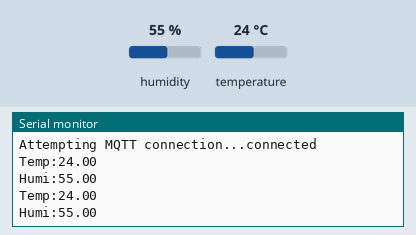
Recording of a sketch running on a simulated ESP8266 (NodeMCU). Shown: the last lines printed to the serial monitor. The inputs (shaded band) are chosen by the test bench; at power-on: humidity 55 %, temperature 24 °C. WiFi joins after 1.5 s; servers stay silent unless stated; no MQTT or app messages arrive unless stated.

Above: at 3.7 s.
3.8 s: humidity set to 22 %
At 6.2 s:
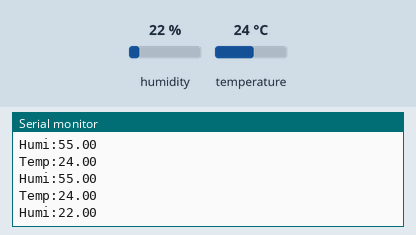
6.4 s: temperature set to 12 °C
At 8.7 s:
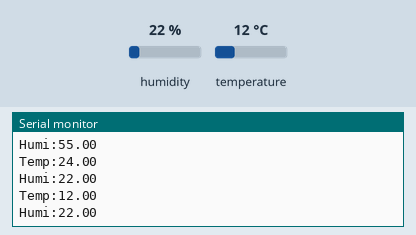
9.0 s: humidity set to 40 %
At 10.2 s:
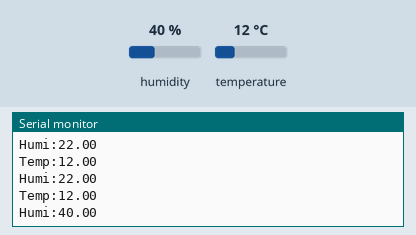
Timing chart, 0 to 12.0 s (numbered marks = the images above; inputs shaded):
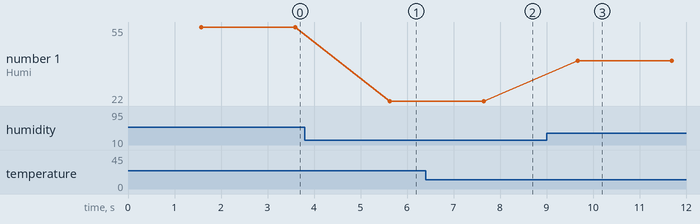

The sketch:

mqtt_esp.ino
```cpp
#include <ESP8266WiFi.h>
#include <PubSubClient.h>
#include "DHT.h"

#define DHTTYPE DHT11   // DHT 11

// DHT Sensor
uint8_t DHTPin = D1;

// Initialize DHT sensor.
DHT dht(DHTPin, DHTTYPE);

String Temperature;
String Humidity;

const char* ssid = "i40tk";
const char* password = "PbKbTtKa5";

const char* mqtt_Server = "mciotextension.eu1.mindsphere.io";
const int mqtt_Port = 1883;
const char* mqtt_user = "bmedev/mindconnectuser";
const char* mqtt_password = "Kiskacsa0";

WiFiClient espClient;
PubSubClient client(espClient);

/*void callback(char* topic, byte* payload, unsigned int length) {

  Serial.print("Message arrived in topic: ");
  Serial.println(topic);

  Serial.print("Message:");
  for (int i = 0; i < length; i++) {
    Serial.print((char)payload[i]);
  }

  Serial.println();
  Serial.println("-----------------------");

}*/
void sendMessage(){
  Temperature = String(dht.readTemperature()); // Gets the values of the temperature
  Humidity = String(dht.readHumidity()); // Gets the values of the humidity
  String temp="200,measurement,Temperature,"+Temperature+"\n"+"200,measurement,Humidity,"+Humidity;
  char payload[temp.length()+1];
  temp.toCharArray(payload,temp.length()+1);
  Serial.println("Temp:"+Temperature);
  Serial.println("Humi:"+Humidity);
  client.publish("s/us", payload);
  delay(1000);
}

void reconnect() {
  // Loop until reconnected
  while (!client.connected()) {
    Serial.print("Attempting MQTT connection...");
    String clientId = "2e04f278-8e04-48a5-821e-69f26448af38";
    // Attempt to connect
    if (client.connect(clientId.c_str(), mqtt_user, mqtt_password)) {
    Serial.println("connected");
    client.subscribe("s/us");
    } else {
      Serial.print("failed, rc= ");
      Serial.print(client.state());
      Serial.println(" try again in 5 seconds");
      delay(5000);
    }
  }
  sendMessage();
}


void setup() {

  Serial.begin(115200);
  WiFi.begin(ssid, password);

  while (WiFi.status() != WL_CONNECTED) {
    delay(500);
    Serial.println("Connecting to WiFi..");
  }
  Serial.println("Connected to WiFi network");

  client.setServer(mqtt_Server, mqtt_Port);
  //client.setCallback(callback);
  reconnect();
  //client.subscribe("s/us"); //I also tryed s/ds

}

void loop() {
  client.loop();
  delay(1000);
  reconnect();
}
```

Measured:
- after the input at 3.8 s, the serial monitor: prints a new line after 1.8 s (image 1)
- after the input at 6.4 s, the serial monitor: prints a new line after 1.2 s (image 2)
- after the input at 9.0 s, the serial monitor: prints a new line after 0.67 s (image 3)
- plotted number 1: 55 → 22 after the input at 3.8 s, 22 → 40 after the input at 9.0 s
